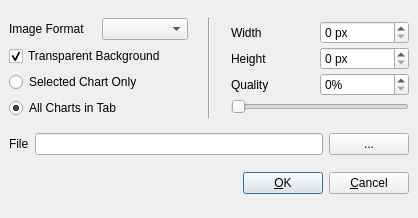
<ui version="4.0" >
 <class>ExportDialog</class>
 <widget class="QDialog" name="ExportDialog" >
  <property name="windowModality" >
   <enum>Qt::WindowModal</enum>
  </property>
  <property name="geometry" >
   <rect>
    <x>0</x>
    <y>0</y>
    <width>418</width>
    <height>218</height>
   </rect>
  </property>
  <property name="sizePolicy" >
   <sizepolicy>
    <hsizetype>0</hsizetype>
    <vsizetype>0</vsizetype>
    <horstretch>0</horstretch>
    <verstretch>0</verstretch>
   </sizepolicy>
  </property>
  <property name="minimumSize" >
   <size>
    <width>418</width>
    <height>218</height>
   </size>
  </property>
  <property name="maximumSize" >
   <size>
    <width>418</width>
    <height>218</height>
   </size>
  </property>
  <property name="windowTitle" >
   <string>Export</string>
  </property>
  <property name="windowIcon" >
   <iconset resource="kmchart.qrc" >:/document-export.png</iconset>
  </property>
  <property name="toolTip" >
   <string/>
  </property>
  <property name="sizeGripEnabled" >
   <bool>false</bool>
  </property>
  <layout class="QGridLayout" >
   <property name="margin" >
    <number>9</number>
   </property>
   <property name="spacing" >
    <number>6</number>
   </property>
   <item row="0" column="0" >
    <layout class="QHBoxLayout" >
     <property name="margin" >
      <number>0</number>
     </property>
     <property name="spacing" >
      <number>20</number>
     </property>
     <item>
      <layout class="QVBoxLayout" >
       <property name="margin" >
        <number>0</number>
       </property>
       <property name="spacing" >
        <number>6</number>
       </property>
       <item>
        <layout class="QHBoxLayout" >
         <property name="margin" >
          <number>0</number>
         </property>
         <property name="spacing" >
          <number>6</number>
         </property>
         <item>
          <widget class="QLabel" name="formatTextLabel" >
           <property name="text" >
            <string>Image Format</string>
           </property>
           <property name="wordWrap" >
            <bool>false</bool>
           </property>
          </widget>
         </item>
         <item>
          <widget class="QComboBox" name="formatComboBox" >
           <property name="maxCount" >
            <number>32</number>
           </property>
           <property name="duplicatesEnabled" >
            <bool>false</bool>
           </property>
          </widget>
         </item>
        </layout>
       </item>
       <item>
        <widget class="QCheckBox" name="transparentCheckBox" >
         <property name="text" >
          <string>Transparent Background</string>
         </property>
         <property name="checked" >
          <bool>true</bool>
         </property>
        </widget>
       </item>
       <item>
        <layout class="QVBoxLayout" >
         <property name="margin" >
          <number>0</number>
         </property>
         <property name="spacing" >
          <number>6</number>
         </property>
         <item>
          <widget class="QRadioButton" name="selectedRadioButton" >
           <property name="text" >
            <string>Selected Chart Only</string>
           </property>
           <property name="checked" >
            <bool>false</bool>
           </property>
          </widget>
         </item>
         <item>
          <widget class="QRadioButton" name="allChartsRadioButton" >
           <property name="sizePolicy" >
            <sizepolicy>
             <hsizetype>1</hsizetype>
             <vsizetype>0</vsizetype>
             <horstretch>0</horstretch>
             <verstretch>0</verstretch>
            </sizepolicy>
           </property>
           <property name="text" >
            <string>All Charts in Tab</string>
           </property>
           <property name="checked" >
            <bool>true</bool>
           </property>
          </widget>
         </item>
        </layout>
       </item>
      </layout>
     </item>
     <item>
      <widget class="Line" name="line" >
       <property name="orientation" >
        <enum>Qt::Vertical</enum>
       </property>
      </widget>
     </item>
     <item>
      <layout class="QGridLayout" >
       <property name="margin" >
        <number>0</number>
       </property>
       <property name="spacing" >
        <number>0</number>
       </property>
       <item row="1" column="1" >
        <widget class="QSpinBox" name="heightSpinBox" >
         <property name="suffix" >
          <string> px</string>
         </property>
         <property name="maximum" >
          <number>999999999</number>
         </property>
        </widget>
       </item>
       <item row="2" column="0" >
        <widget class="QLabel" name="qualityLabel" >
         <property name="text" >
          <string>Quality</string>
         </property>
         <property name="wordWrap" >
          <bool>false</bool>
         </property>
        </widget>
       </item>
       <item row="2" column="1" >
        <widget class="QSpinBox" name="qualitySpinBox" >
         <property name="suffix" >
          <string>%</string>
         </property>
         <property name="maximum" >
          <number>999999999</number>
         </property>
        </widget>
       </item>
       <item row="3" column="0" colspan="2" >
        <widget class="QSlider" name="qualitySlider" >
         <property name="orientation" >
          <enum>Qt::Horizontal</enum>
         </property>
        </widget>
       </item>
       <item row="0" column="0" >
        <widget class="QLabel" name="widthLabel" >
         <property name="text" >
          <string>Width</string>
         </property>
        </widget>
       </item>
       <item row="1" column="0" >
        <widget class="QLabel" name="heightLabel" >
         <property name="text" >
          <string>Height</string>
         </property>
        </widget>
       </item>
       <item row="0" column="1" >
        <widget class="QSpinBox" name="widthSpinBox" >
         <property name="suffix" >
          <string> px</string>
         </property>
         <property name="maximum" >
          <number>999999999</number>
         </property>
        </widget>
       </item>
      </layout>
     </item>
    </layout>
   </item>
   <item row="1" column="0" >
    <layout class="QHBoxLayout" >
     <property name="margin" >
      <number>0</number>
     </property>
     <property name="spacing" >
      <number>6</number>
     </property>
     <item>
      <widget class="QLabel" name="fileLabel" >
       <property name="text" >
        <string>File</string>
       </property>
       <property name="alignment" >
        <set>Qt::AlignVCenter</set>
       </property>
       <property name="wordWrap" >
        <bool>false</bool>
       </property>
      </widget>
     </item>
     <item>
      <widget class="QLineEdit" name="fileLineEdit" >
       <property name="text" >
        <string/>
       </property>
       <property name="alignment" >
        <set>Qt::AlignLeading</set>
       </property>
      </widget>
     </item>
     <item>
      <widget class="QPushButton" name="filePushButton" >
       <property name="text" >
        <string>...</string>
       </property>
       <property name="icon" >
        <iconset resource="kmchart.qrc" >:/document-export.png</iconset>
       </property>
      </widget>
     </item>
    </layout>
   </item>
   <item row="2" column="0" >
    <layout class="QHBoxLayout" >
     <property name="margin" >
      <number>0</number>
     </property>
     <property name="spacing" >
      <number>6</number>
     </property>
     <item>
      <spacer>
       <property name="orientation" >
        <enum>Qt::Horizontal</enum>
       </property>
       <property name="sizeType" >
        <enum>QSizePolicy::Expanding</enum>
       </property>
       <property name="sizeHint" >
        <size>
         <width>214</width>
         <height>27</height>
        </size>
       </property>
      </spacer>
     </item>
     <item>
      <widget class="QPushButton" name="buttonOk" >
       <property name="text" >
        <string>&amp;OK</string>
       </property>
       <property name="shortcut" >
        <string/>
       </property>
       <property name="autoDefault" >
        <bool>true</bool>
       </property>
       <property name="default" >
        <bool>true</bool>
       </property>
      </widget>
     </item>
     <item>
      <widget class="QPushButton" name="buttonCancel" >
       <property name="text" >
        <string>&amp;Cancel</string>
       </property>
       <property name="shortcut" >
        <string/>
       </property>
       <property name="autoDefault" >
        <bool>true</bool>
       </property>
      </widget>
     </item>
    </layout>
   </item>
  </layout>
 </widget>
 <layoutdefault spacing="6" margin="11" />
 <resources>
  <include location="kmchart.qrc" />
 </resources>
 <connections>
  <connection>
   <sender>buttonOk</sender>
   <signal>clicked()</signal>
   <receiver>ExportDialog</receiver>
   <slot>accept()</slot>
   <hints>
    <hint type="sourcelabel" >
     <x>20</x>
     <y>20</y>
    </hint>
    <hint type="destinationlabel" >
     <x>20</x>
     <y>20</y>
    </hint>
   </hints>
  </connection>
  <connection>
   <sender>buttonCancel</sender>
   <signal>clicked()</signal>
   <receiver>ExportDialog</receiver>
   <slot>reject()</slot>
   <hints>
    <hint type="sourcelabel" >
     <x>20</x>
     <y>20</y>
    </hint>
    <hint type="destinationlabel" >
     <x>20</x>
     <y>20</y>
    </hint>
   </hints>
  </connection>
  <connection>
   <sender>selectedRadioButton</sender>
   <signal>clicked()</signal>
   <receiver>ExportDialog</receiver>
   <slot>selectedRadioButton_clicked()</slot>
   <hints>
    <hint type="sourcelabel" >
     <x>20</x>
     <y>20</y>
    </hint>
    <hint type="destinationlabel" >
     <x>20</x>
     <y>20</y>
    </hint>
   </hints>
  </connection>
  <connection>
   <sender>allChartsRadioButton</sender>
   <signal>clicked()</signal>
   <receiver>ExportDialog</receiver>
   <slot>allChartsRadioButton_clicked()</slot>
   <hints>
    <hint type="sourcelabel" >
     <x>20</x>
     <y>20</y>
    </hint>
    <hint type="destinationlabel" >
     <x>20</x>
     <y>20</y>
    </hint>
   </hints>
  </connection>
  <connection>
   <sender>filePushButton</sender>
   <signal>clicked()</signal>
   <receiver>ExportDialog</receiver>
   <slot>filePushButton_clicked()</slot>
   <hints>
    <hint type="sourcelabel" >
     <x>20</x>
     <y>20</y>
    </hint>
    <hint type="destinationlabel" >
     <x>20</x>
     <y>20</y>
    </hint>
   </hints>
  </connection>
  <connection>
   <sender>qualitySlider</sender>
   <signal>valueChanged(int)</signal>
   <receiver>ExportDialog</receiver>
   <slot>quality_valueChanged(int)</slot>
   <hints>
    <hint type="sourcelabel" >
     <x>298</x>
     <y>116</y>
    </hint>
    <hint type="destinationlabel" >
     <x>187</x>
     <y>109</y>
    </hint>
   </hints>
  </connection>
  <connection>
   <sender>qualitySpinBox</sender>
   <signal>valueChanged(int)</signal>
   <receiver>ExportDialog</receiver>
   <slot>quality_valueChanged(int)</slot>
   <hints>
    <hint type="sourcelabel" >
     <x>332</x>
     <y>91</y>
    </hint>
    <hint type="destinationlabel" >
     <x>187</x>
     <y>109</y>
    </hint>
   </hints>
  </connection>
  <connection>
   <sender>formatComboBox</sender>
   <signal>currentIndexChanged(QString)</signal>
   <receiver>ExportDialog</receiver>
   <slot>formatComboBox_currentIndexChanged(QString)</slot>
   <hints>
    <hint type="sourcelabel" >
     <x>145</x>
     <y>25</y>
    </hint>
    <hint type="destinationlabel" >
     <x>187</x>
     <y>109</y>
    </hint>
   </hints>
  </connection>
 </connections>
</ui>
